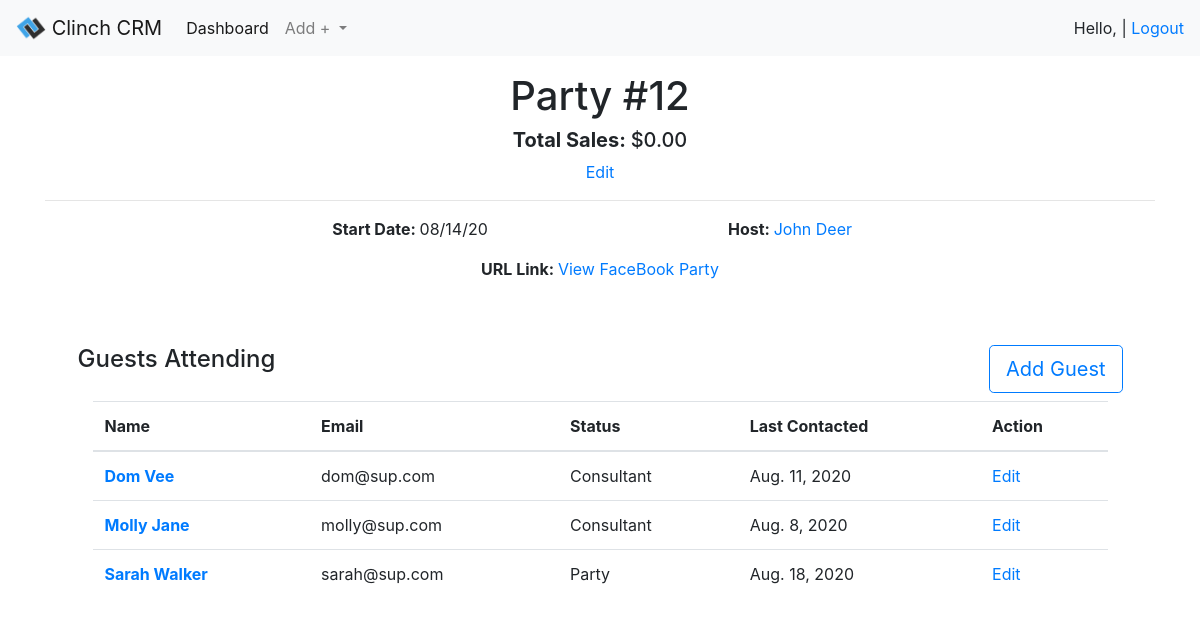
Page /app/party/12 on the committed database.
### customer_sys/models.py (models this page shows, shortened)
class Party(models.Model):
    total = models.DecimalField(max_digits=10, decimal_places=2)
    start_date = models.DateField()
    link = models.CharField(max_length=255, blank=True)
    updated_at = models.DateTimeField(auto_now=True)
    created_at = models.DateTimeField(auto_now_add=True)
    host = models.ForeignKey(Contact, related_name="parties_hosting", on_delete=models.CASCADE, blank=True)
    guest = models.ManyToManyField(Contact, related_name="parties_attending", blank=True)
    consultant = models.ForeignKey(User, related_name="parties", on_delete=models.CASCADE, blank=True)

class Contact(models.Model):
    status_choices = (
        ("Cold", "Cold"),
        ("Warm", "Warm"),
        ("Party", "Interested in Party"),
        ("Consultant", "Interested in Consulting"),
        ("Host", "Hosted Party"),
        ("Joined", "Joined Team")
    )
    first_name = models.CharField(max_length=45)
    last_name = models.CharField(max_length=45, blank=True)
    email = models.EmailField(blank=True, null=True)
    phone = models.CharField(max_length=45, blank=True)
    address = models.CharField(max_length=255, blank=True)
    last_contact = models.DateField(blank=True, null=True)
    bg_info = models.TextField(blank=True)
    status = models.CharField(max_length=255, choices=status_choices, default="Cold")
    consultant = models.ForeignKey(User, related_name="contacts", on_delete=models.CASCADE, blank=True)
    updated_at = models.DateTimeField(auto_now=True)
    created_at = models.DateTimeField(auto_now_add=True)

### customer_sys/views.py (the view)
# urls.py: path('party/<int:party_id>', views.partyPage, name="partyPage"),
def partyPage(request, party_id):
    party = Party.objects.get(id=party_id)
    guests = party.guest.all()
    context = {
        "party":party,
        "guests":guests
    }
    return render(request, 'customer_sys/partyPage.html', context)

### customer_sys/templates/customer_sys/partyPage.html
{% extends 'customer_sys/base.html' %}
{% block content %}
<div class="row mt-3">
    <div class="container text-center">
      <h1>Party #{{ party.id }}</h1>
      <h5><b>Total Sales: </b>${{ party.total }}</h5>
      <p><a href="{% url 'partyEdit' party.id %}">Edit</a></p>
      <hr>
    </div>
</div>
<div class="row">
    <div class="col-2">
    </div>
    <div class="col-4 text-center">
        <p><b>Start Date: </b>{{ party.start_date|date:"m/d/y" }}</p>
    </div>
    <div class="col-4 text-center">
        <p><b>Host: </b><a href="{% url 'customerPage' party.host.id %}">{{ party.host.first_name }} {{ party.host.last_name }}</a></p>
    </div>
    <div class="col-2">
    </div>
</div>
<div class="row">
    <div class="container text-center">
        <p><b>URL Link: </b><a {% if party.url != null %} href="{{ party.url }}" target="blank {% else %} href="#" {% endif %}">View FaceBook Party</a></p>
    </div>
</div>
<div class="row mt-5">
    <div class="container col-11">
      <div class="row mb-2">
        <h4>Guests Attending</h4>
        <a href="{% url 'newContact' %}" class="btn btn-lg btn-outline-primary ml-auto">Add Guest</a>
      </div>
      <table class="table table-hover">
        <thead>
          <tr>
            <th scope="col">Name</th>
            <th scope="col">Email</th>
            <th scope="col">Status</th>
            <th scope="col">Last Contacted</th>
            <th scope="col">Action</th>
          </tr>
        </thead>
        <tbody>
          {% for guest in guests %}
          <tr>
            <th scope="row"><a href="{% url 'customerPage' guest.id %}">{{ guest.first_name }} {{ guest.last_name }}</a></th>
            <td>{{ guest.email }}</td>
            <td>{{ guest.status }}</td>
            <td>{{ guest.last_contact }}</td>
            <td><a href="{% url 'customerEdit' guest.id %}">Edit</a></td>
          </tr>
          {% endfor %}
        </tbody>
      </table>
    </div>
    </div>
{% endblock %}

### rows in the picture
Party: id "12", total "0.00", start_date "08/14/20", host.first_name "John", host.last_name "Deer"
Contact: first_name "Dom", last_name "Vee", email "dom@sup.com", status "Consultant", last_contact "Aug. 11, 2020"
Contact: first_name "Molly", last_name "Jane", email "molly@sup.com", status "Consultant", last_contact "Aug. 8, 2020"
Contact: first_name "Sarah", last_name "Walker", email "sarah@sup.com", status "Party", last_contact "Aug. 18, 2020"
